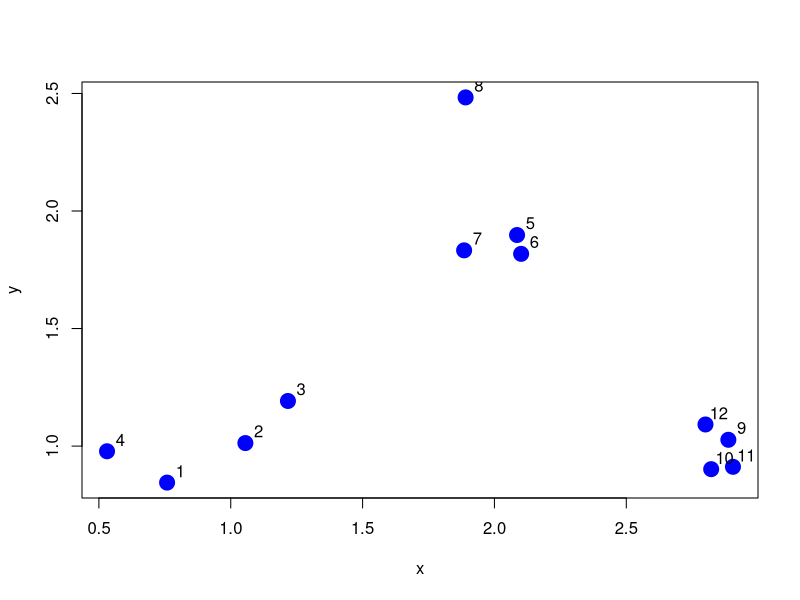
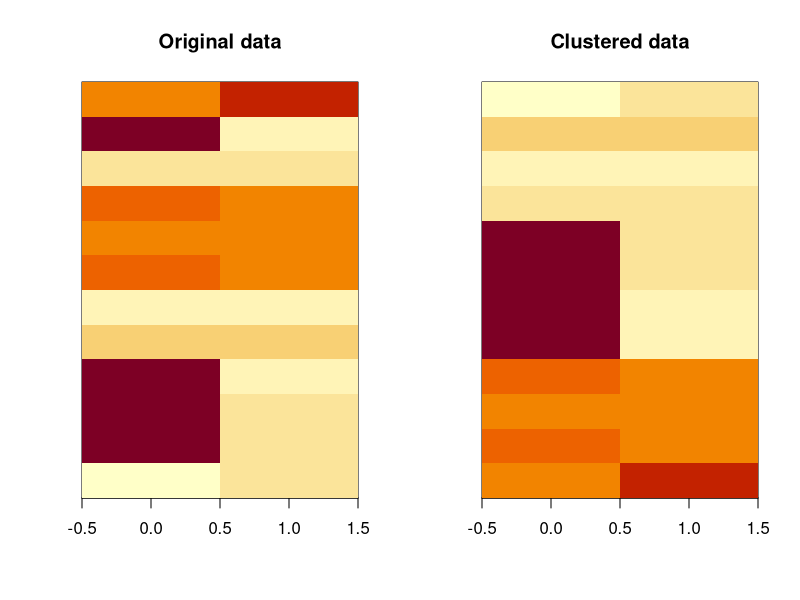

Reproduce these figures in R, in order.
## ---- chunk 1
set.seed(1234)
x<- rnorm(12, mean=rep(1:3, each=4), sd=0.2)
y<- rnorm(12, mean=rep(c(1,2,1), each=4), sd=0.2)
plot(x,y, col='blue', pch=19, cex=2)
text(x + 0.05, y + 0.05, labels=as.character(1:12))
#the above is just a simulated dataset. 

## ---- chunk 2
#Therefore k = 3 here
dataFrame<-data.frame(x,y) #setting up the data into a df
kmeansObj <- kmeans(dataFrame, centers=3) #tell it you want 3 clusters
names(kmeansObj)
## ---- chunk 3
#Check which object was put into which cluster...
kmeansObj$cluster

#Find kmeans solution:
dataMatrix<- as.matrix(dataFrame)[sample(1:12),]
kmeansObj <- kmeans(dataMatrix, centers=3) #I guess you have to put it into a matrix first

#Plot the clusters as a HEAT MAP:
par(mfrow=c(1,2))
image(t(dataMatrix)[, nrow(dataMatrix):1], yaxt='n', main='Original data')
image(t(dataMatrix)[, order(kmeansObj$cluster)], yaxt='n', main='Clustered data')
